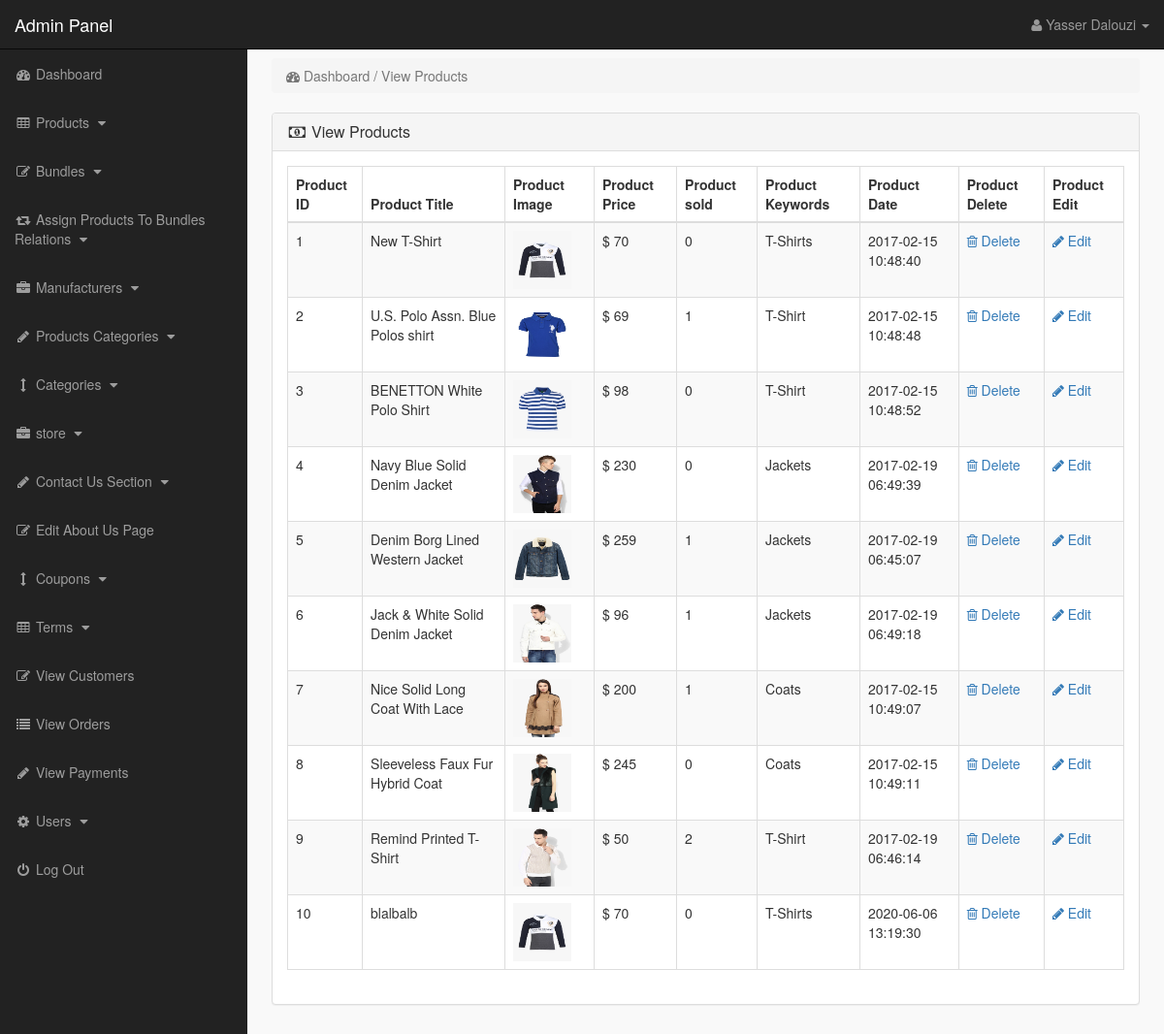
/admin_area/index.php?view_products (signed in), run on the app's committed database.
### tables this page shows
CREATE TABLE `products` (
  `product_id` int(10) NOT NULL,
  `p_cat_id` int(10) NOT NULL,
  `cat_id` int(10) NOT NULL,
  `manufacturer_id` int(10) NOT NULL,
  `date` timestamp NOT NULL DEFAULT current_timestamp() ON UPDATE current_timestamp(),
  `product_title` text NOT NULL,
  `product_url` text NOT NULL,
  `product_img1` text NOT NULL,
  `product_img2` text NOT NULL,
  `product_img3` text NOT NULL,
  `product_price` int(10) NOT NULL,
  `product_psp_price` int(100) NOT NULL,
  `product_desc` text NOT NULL,
  `product_features` text NOT NULL,
  `product_video` text NOT NULL,
  `product_keywords` text NOT NULL,
  `product_label` text NOT NULL,
  `status` varchar(255) NOT NULL,
  `in_stock` tinyint(1) NOT NULL DEFAULT 1
);

### admin_area/view_products.php (the view)
<?php
if(!isset($_SESSION['admin_email'])){
echo "<script>window.open('login.php','_self')</script>";
}
else {
?>
<div class="row">
<div class="col-lg-12" >
<ol class="breadcrumb" >
<li class="active" >
<i class="fa fa-dashboard"></i> Dashboard / View Products
</li>
</ol>
</div>
</div>
<div class="row" >
<div class="col-lg-12" >
<div class="panel panel-default" >
<div class="panel-heading" >
<h3 class="panel-title" >
<i class="fa fa-money fa-fw" ></i> View Products
</h3>
</div>
<div class="panel-body" >
<div class="table-responsive" >
<table class="table table-bordered table-hover table-striped" >
<thead>
<tr>
<th>Product ID</th>
<th>Product Title</th>
<th>Product Image</th>
<th>Product Price</th>
<th>Product sold</th>
<th>Product Keywords</th>
<th>Product Date</th>
<th>Product Delete</th>
<th>Product Edit</th>
</tr>
</thead>
<tbody>
<?php
$i = 0;
$get_pro = "select * from products where status='product'";
$run_pro = mysqli_query($con,$get_pro);
while($row_pro=mysqli_fetch_array($run_pro)){
$pro_id = $row_pro['product_id'];
$pro_title = $row_pro['product_title'];
$pro_image = $row_pro['product_img1'];
$pro_price = $row_pro['product_price'];
$pro_keywords = $row_pro['product_keywords'];
$pro_date = $row_pro['date'];
$i++;
?>
<tr>
<td><?php echo $i; ?></td>
<td><?php echo $pro_title; ?></td>
<td><img src="product_images/<?php echo $pro_image; ?>" width="60" height="60"></td>
<td>$ <?php echo $pro_price; ?></td>
<td>
<?php
$get_sold = "select * from pending_orders where product_id='$pro_id'";
$run_sold = mysqli_query($con,$get_sold);
$count = mysqli_num_rows($run_sold);
echo $count;
?>
</td>
<td> <?php echo $pro_keywords; ?> </td>
<td><?php echo $pro_date; ?></td>
<td>
<a href="index.php?delete_product=<?php echo $pro_id; ?>">
<i class="fa fa-trash-o"> </i> Delete
</a>
</td>
<td>
<a href="index.php?edit_product=<?php echo $pro_id; ?>">
<i class="fa fa-pencil"> </i> Edit
</a>
</td>
</tr>
<?php } ?>
</tbody>
</table>
</div>
</div>
</div>
</div>
</div>
<?php } ?>

### admin_area/includes/sidebar.php (shortened to what this page needs)
<?php
if(!isset($_SESSION['admin_email'])){
echo "<script>window.open('login.php','_self')</script>";
}
else {
?>
<nav class="navbar navbar-inverse navbar-fixed-top" >
<div class="navbar-header" >
<a class="navbar-brand" href="index.php?dashboard" >Admin Panel</a>
</div>
<ul class="nav navbar-right top-nav" >
<li class="dropdown" >
<a href="#" class="dropdown-toggle" data-toggle="dropdown" >
<i class="fa fa-user" ></i>
<?php echo $admin_name; ?> <b class="caret" ></b>
</a>
</li>
</ul>
<div class="collapse navbar-collapse navbar-ex1-collapse">
<ul class="nav navbar-nav side-nav">
<li>
<a href="index.php?dashboard">
<i class="fa fa-fw fa-dashboard"></i> Dashboard
</a>
</li>
<li>
<a href="#" data-toggle="collapse" data-target="#products">
<i class="fa fa-fw fa-table"></i> Products
<i class="fa fa-fw fa-caret-down"></i>
</a>
</li>
<li>
<a href="#" data-toggle="collapse" data-target="#bundles">
<i class="fa fa-fw fa-edit"></i> Bundles
<i class="fa fa-fw fa-caret-down"></i>
</a>
</li>
<li>
<a href="#" data-toggle="collapse" data-target="#relations">
<i class="fa fa-fw fa-retweet"></i> Assign Products To Bundles Relations
<i class="fa fa-fw fa-caret-down"></i>
</a>
</li>
<li>
<a href="#" data-toggle="collapse" data-target="#manufacturers">
<i class="fa fa-fw fa-briefcase"></i> Manufacturers
<i class="fa fa-fw fa-caret-down"></i>
</a>
</li>
<li>
<a href="#" data-toggle="collapse" data-target="#p_cat">
<i class="fa fa-fw fa-pencil"></i> Products Categories
<i class="fa fa-fw fa-caret-down"></i>
</a>
</li>
<li>
<a href="#" data-toggle="collapse" data-target="#cat">
<i class="fa fa-fw fa-arrows-v"></i> Categories
<i class="fa fa-fw fa-caret-down"></i>
</a>
</li>
<li>
<a href="#" data-toggle="collapse" data-target="#store">
<i class="fa fa-fw fa-briefcase"></i> store
<i class="fa fa-fw fa-caret-down"></i>
</a>
</li>
<li>
<a href="#" data-toggle="collapse" data-target="#contact_us">
<i class="fa fa-fw fa-pencil"> </i> Contact Us Section
<i class="fa fa-fw fa-caret-down"></i>
</a>
</li>
<li>
<a href="index.php?edit_about_us">
<i class="fa fa-fw fa-edit"></i> Edit About Us Page
</a>
</li>
<li>
<a href="#" data-toggle="collapse" data-target="#coupons">
<i class="fa fa-fw fa-arrows-v"></i> Coupons
<i class="fa fa-fw fa-caret-down"></i>
</a>
</li>
<li>
<a href="#" data-toggle="collapse" data-target="#terms" >
<i class="fa fa-fw fa-table"></i> Terms
<i class="fa fa-fw fa-caret-down"></i>
</a>
</li>
<li>
<a href="index.php?view_customers">
<i class="fa fa-fw fa-edit"></i> View Customers
</a>
</li>
<li>
<a href="index.php?view_orders">
<i class="fa fa-fw fa-list"></i> View Orders
</a>
</li>
<li>
<a href="index.php?view_payments">
<i class="fa fa-fw fa-pencil"></i> View Payments
</a>
</li>
<li>
<a href="#" data-toggle="collapse" data-target="#users">
<i class="fa fa-fw fa-gear"></i> Users
<i class="fa fa-fw fa-caret-down"></i>
</a>
</li>
<li>
<a href="logout.php">
<i class="fa fa-fw fa-power-off"></i> Log Out
</a>
</li>
</ul>
</div>
</nav>
<?php } ?>

### admin_area/css/style.css (style rules this page uses)
body { margin-top:100px; }
@media (min-width: 768px) { body { margin-top:50px; } }
.top-nav { padding:0 15px; }
.top-nav>li { display:inline-block; float:left; }
.top-nav>li>a { padding-top:15px; padding-bottom:15px; line-height:20px; color:#999; }
@media (min-width: 768px) { .side-nav { position:fixed; top:51px; width:255px; border-radius:0; overflow-y:auto; background-color: #222; bottom:0; overflow-x:hidden; padding-bottom:40px; } }
@media (min-width: 768px) { .side-nav>li>a { width:255px; } }
.panel-body { border-radius:5px; }

### data on the page
products: product_title "New T-Shirt", product_img1 (picture), product_price "70", count "0", product_keywords "T-Shirts", date "2017-02-15 10:48:40"
products: product_title "U.S. Polo Assn. Blue Polos shirt", product_img1 (picture), product_price "69", count "1", product_keywords "T-Shirt", date "2017-02-15 10:48:48"
products: product_title "BENETTON White Polo Shirt", product_img1 (picture), product_price "98", count "0", product_keywords "T-Shirt", date "2017-02-15 10:48:52"
products: product_title "Navy Blue Solid Denim Jacket", product_img1 (picture), product_price "230", count "0", product_keywords "Jackets", date "2017-02-19 06:49:39"
products: product_title "Denim Borg Lined Western Jacket", product_img1 (picture), product_price "259", count "1", product_keywords "Jackets", date "2017-02-19 06:45:07"
products: product_title "Jack & White Solid Denim Jacket", product_img1 (picture), product_price "96", count "1", product_keywords "Jackets", date "2017-02-19 06:49:18"
products: product_title "Nice Solid Long Coat With Lace", product_img1 (picture), product_price "200", count "1", product_keywords "Coats", date "2017-02-15 10:49:07"
products: product_title "Sleeveless Faux Fur Hybrid Coat", product_img1 (picture), product_price "245", count "0", product_keywords "Coats", date "2017-02-15 10:49:11"
products: product_title "Remind Printed T-Shirt", product_img1 (picture), product_price "50", count "2", product_keywords "T-Shirt", date "2017-02-19 06:46:14"
products: product_title "blalbalb", product_img1 (picture), product_price "70", count "0", product_keywords "T-Shirts", date "2020-06-06 13:19:30"

### other printed values
$admin_name "Yasser Dalouzi"
